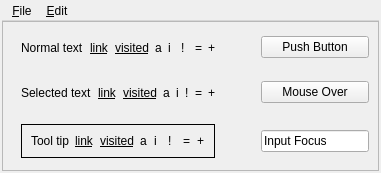
<ui version="4.0" >
 <class>schemePreview</class>
 <widget class="QFrame" name="schemePreview" >
  <property name="geometry" >
   <rect>
    <x>0</x>
    <y>0</y>
    <width>381</width>
    <height>173</height>
   </rect>
  </property>
  <layout class="QGridLayout" >
   <property name="leftMargin" >
    <number>2</number>
   </property>
   <property name="topMargin" >
    <number>2</number>
   </property>
   <property name="rightMargin" >
    <number>2</number>
   </property>
   <property name="bottomMargin" >
    <number>2</number>
   </property>
   <property name="horizontalSpacing" >
    <number>0</number>
   </property>
   <property name="verticalSpacing" >
    <number>0</number>
   </property>
   <item row="0" column="0" >
    <widget class="QMenuBar" name="menubar" >
     <widget class="QMenu" name="menu_File" >
      <property name="title" >
       <string>&amp;File</string>
      </property>
      <addaction name="actionNew" />
      <addaction name="actionOpen" />
      <addaction name="actionSave" />
     </widget>
     <widget class="QMenu" name="menu_Edit" >
      <property name="title" >
       <string>&amp;Edit</string>
      </property>
     </widget>
     <addaction name="menu_File" />
     <addaction name="menu_Edit" />
    </widget>
   </item>
   <item row="1" column="0" >
    <widget class="QFrame" name="mainWidget" >
     <property name="sizePolicy" >
      <sizepolicy vsizetype="MinimumExpanding" hsizetype="MinimumExpanding" >
       <horstretch>0</horstretch>
       <verstretch>0</verstretch>
      </sizepolicy>
     </property>
     <property name="autoFillBackground" >
      <bool>true</bool>
     </property>
     <property name="frameShape" >
      <enum>QFrame::StyledPanel</enum>
     </property>
     <property name="frameShadow" >
      <enum>QFrame::Sunken</enum>
     </property>
     <layout class="QGridLayout" >
      <property name="topMargin" >
       <number>4</number>
      </property>
      <property name="rightMargin" >
       <number>9</number>
      </property>
      <property name="bottomMargin" >
       <number>4</number>
      </property>
      <property name="verticalSpacing" >
       <number>2</number>
      </property>
      <item row="0" column="0" >
       <widget class="QWidget" native="1" name="viewWidget" >
        <property name="sizePolicy" >
         <sizepolicy vsizetype="MinimumExpanding" hsizetype="MinimumExpanding" >
          <horstretch>0</horstretch>
          <verstretch>0</verstretch>
         </sizepolicy>
        </property>
        <layout class="QHBoxLayout" >
         <item>
          <widget class="QLabel" name="labelView0" >
           <property name="text" >
            <string>Normal text</string>
           </property>
          </widget>
         </item>
         <item>
          <widget class="QLabel" name="labelView3" >
           <property name="font" >
            <font>
             <underline>true</underline>
            </font>
           </property>
           <property name="text" >
            <string>link</string>
           </property>
          </widget>
         </item>
         <item>
          <widget class="QLabel" name="labelView4" >
           <property name="font" >
            <font>
             <underline>true</underline>
            </font>
           </property>
           <property name="text" >
            <string>visited</string>
           </property>
          </widget>
         </item>
         <item>
          <widget class="QLabel" name="labelView2" >
           <property name="text" >
            <string comment="active (abbreviate)" >a</string>
           </property>
          </widget>
         </item>
         <item>
          <widget class="QLabel" name="labelView1" >
           <property name="text" >
            <string comment="inactive (abbreviate)" >i</string>
           </property>
          </widget>
         </item>
         <item>
          <widget class="QLabel" name="labelView5" >
           <property name="text" >
            <string>!</string>
           </property>
          </widget>
         </item>
         <item>
          <widget class="QLabel" name="labelView6" >
           <property name="text" >
            <string>=</string>
           </property>
          </widget>
         </item>
         <item>
          <widget class="QLabel" name="labelView7" >
           <property name="text" >
            <string>+</string>
           </property>
          </widget>
         </item>
        </layout>
       </widget>
      </item>
      <item rowspan="3" row="0" column="1" >
       <spacer>
        <property name="orientation" >
         <enum>Qt::Horizontal</enum>
        </property>
        <property name="sizeHint" >
         <size>
          <width>16</width>
          <height>131</height>
         </size>
        </property>
       </spacer>
      </item>
      <item row="0" column="2" >
       <widget class="QPushButton" name="pushButton" >
        <property name="text" >
         <string>Push Button</string>
        </property>
       </widget>
      </item>
      <item row="1" column="0" >
       <widget class="QWidget" native="1" name="selectionWidget" >
        <property name="sizePolicy" >
         <sizepolicy vsizetype="MinimumExpanding" hsizetype="MinimumExpanding" >
          <horstretch>0</horstretch>
          <verstretch>0</verstretch>
         </sizepolicy>
        </property>
        <property name="autoFillBackground" >
         <bool>true</bool>
        </property>
        <layout class="QHBoxLayout" >
         <item>
          <widget class="QLabel" name="labelSelection0" >
           <property name="text" >
            <string>Selected text</string>
           </property>
          </widget>
         </item>
         <item>
          <widget class="QLabel" name="labelSelection3" >
           <property name="font" >
            <font>
             <underline>true</underline>
            </font>
           </property>
           <property name="text" >
            <string>link</string>
           </property>
          </widget>
         </item>
         <item>
          <widget class="QLabel" name="labelSelection4" >
           <property name="font" >
            <font>
             <underline>true</underline>
            </font>
           </property>
           <property name="text" >
            <string>visited</string>
           </property>
          </widget>
         </item>
         <item>
          <widget class="QLabel" name="labelSelection2" >
           <property name="text" >
            <string comment="active (abbreviate)" >a</string>
           </property>
          </widget>
         </item>
         <item>
          <widget class="QLabel" name="labelSelection1" >
           <property name="text" >
            <string comment="inactive (abbreviate)" >i</string>
           </property>
          </widget>
         </item>
         <item>
          <widget class="QLabel" name="labelSelection5" >
           <property name="text" >
            <string>!</string>
           </property>
          </widget>
         </item>
         <item>
          <widget class="QLabel" name="labelSelection6" >
           <property name="text" >
            <string>=</string>
           </property>
          </widget>
         </item>
         <item>
          <widget class="QLabel" name="labelSelection7" >
           <property name="text" >
            <string>+</string>
           </property>
          </widget>
         </item>
        </layout>
       </widget>
      </item>
      <item row="1" column="2" >
       <widget class="QPushButton" name="hoverButton" >
        <property name="text" >
         <string>Mouse Over</string>
        </property>
       </widget>
      </item>
      <item row="2" column="0" >
       <widget class="QWidget" native="1" name="tooltipContainerWidget" >
        <property name="sizePolicy" >
         <sizepolicy vsizetype="MinimumExpanding" hsizetype="MinimumExpanding" >
          <horstretch>0</horstretch>
          <verstretch>0</verstretch>
         </sizepolicy>
        </property>
        <layout class="QVBoxLayout" >
         <property name="spacing" >
          <number>0</number>
         </property>
         <property name="topMargin" >
          <number>0</number>
         </property>
         <property name="bottomMargin" >
          <number>0</number>
         </property>
         <item>
          <spacer>
           <property name="orientation" >
            <enum>Qt::Vertical</enum>
           </property>
           <property name="sizeType" >
            <enum>QSizePolicy::MinimumExpanding</enum>
           </property>
           <property name="sizeHint" >
            <size>
             <width>20</width>
             <height>8</height>
            </size>
           </property>
          </spacer>
         </item>
         <item>
          <widget class="QFrame" name="tooltipFrame" >
           <property name="autoFillBackground" >
            <bool>true</bool>
           </property>
           <property name="frameShape" >
            <enum>QFrame::Box</enum>
           </property>
           <property name="frameShadow" >
            <enum>QFrame::Plain</enum>
           </property>
           <layout class="QHBoxLayout" >
            <item>
             <widget class="QLabel" name="labelTooltip0" >
              <property name="text" >
               <string>Tool tip</string>
              </property>
             </widget>
            </item>
            <item>
             <widget class="QLabel" name="labelTooltip3" >
              <property name="font" >
               <font>
                <underline>true</underline>
               </font>
              </property>
              <property name="text" >
               <string>link</string>
              </property>
             </widget>
            </item>
            <item>
             <widget class="QLabel" name="labelTooltip4" >
              <property name="font" >
               <font>
                <underline>true</underline>
               </font>
              </property>
              <property name="text" >
               <string>visited</string>
              </property>
             </widget>
            </item>
            <item>
             <widget class="QLabel" name="labelTooltip2" >
              <property name="text" >
               <string comment="active (abbreviate)" >a</string>
              </property>
             </widget>
            </item>
            <item>
             <widget class="QLabel" name="labelTooltip1" >
              <property name="text" >
               <string comment="inactive (abbreviate)" >i</string>
              </property>
             </widget>
            </item>
            <item>
             <widget class="QLabel" name="labelTooltip5" >
              <property name="text" >
               <string>!</string>
              </property>
             </widget>
            </item>
            <item>
             <widget class="QLabel" name="labelTooltip6" >
              <property name="text" >
               <string>=</string>
              </property>
             </widget>
            </item>
            <item>
             <widget class="QLabel" name="labelTooltip7" >
              <property name="text" >
               <string>+</string>
              </property>
             </widget>
            </item>
           </layout>
          </widget>
         </item>
         <item>
          <spacer>
           <property name="orientation" >
            <enum>Qt::Vertical</enum>
           </property>
           <property name="sizeType" >
            <enum>QSizePolicy::MinimumExpanding</enum>
           </property>
           <property name="sizeHint" >
            <size>
             <width>20</width>
             <height>8</height>
            </size>
           </property>
          </spacer>
         </item>
        </layout>
       </widget>
      </item>
      <item row="2" column="2" >
       <widget class="QLineEdit" name="focusLineEdit" >
        <property name="text" >
         <string>Input Focus</string>
        </property>
       </widget>
      </item>
     </layout>
    </widget>
   </item>
  </layout>
  <action name="actionNew" >
   <property name="text" >
    <string>New</string>
   </property>
  </action>
  <action name="actionOpen" >
   <property name="text" >
    <string>&amp;Open</string>
   </property>
  </action>
  <action name="actionSave" >
   <property name="enabled" >
    <bool>false</bool>
   </property>
   <property name="text" >
    <string>&amp;Save</string>
   </property>
  </action>
 </widget>
 <resources/>
 <connections/>
</ui>
